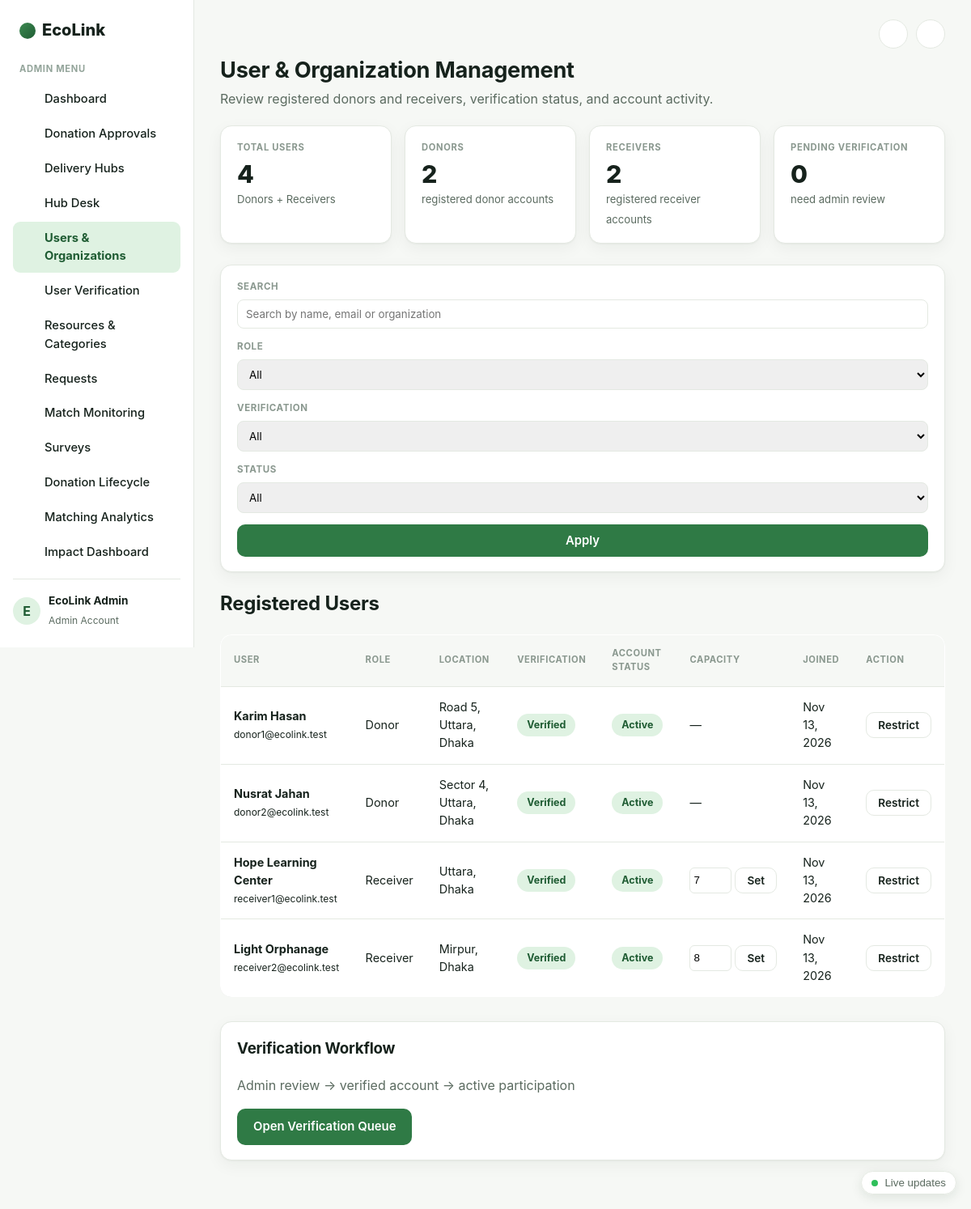
The page /admin/users.php (signed in) on the database its author committed.
### tables this page shows
CREATE TABLE IF NOT EXISTS users (
    user_id             INT AUTO_INCREMENT PRIMARY KEY,
    full_name           VARCHAR(120) NOT NULL,
    email               VARCHAR(190) NOT NULL,
    phone               VARCHAR(40)  NOT NULL DEFAULT '',
    password_hash       VARCHAR(255) NOT NULL,
    role                ENUM('donor','receiver','admin','hub') NOT NULL,
    organization_name   VARCHAR(160) NULL,
    address             VARCHAR(255) NULL,
    pickup_area         VARCHAR(160) NULL,
    latitude            DOUBLE NULL,
    longitude           DOUBLE NULL,
    capacity_score      TINYINT NOT NULL DEFAULT 5,               
    is_verified         TINYINT(1) NOT NULL DEFAULT 0,
    verification_status ENUM('pending','verified','rejected') NOT NULL DEFAULT 'pending',
    email_verified      TINYINT(1) NOT NULL DEFAULT 0,
    status              ENUM('active','suspended') NOT NULL DEFAULT 'active',
    preferred_categories VARCHAR(255) NULL,                       
    typical_quantity    INT NULL,
    preferred_condition ENUM('any','new','like_new','good','fair') NOT NULL DEFAULT 'any',
    recurring_needs     VARCHAR(255) NULL,
    need_description    TEXT NULL,
    notify_matching     TINYINT(1) NOT NULL DEFAULT 1,
    notify_lifecycle    TINYINT(1) NOT NULL DEFAULT 1,
    notify_reminders    TINYINT(1) NOT NULL DEFAULT 1,
    created_at          TIMESTAMP NOT NULL DEFAULT CURRENT_TIMESTAMP,
    UNIQUE KEY uq_users_email (email),
    INDEX idx_users_role (role, status)
);

### config/app.php (called while the page is built, shortened)
<?php
function e(string $str): string {
    return htmlspecialchars($str, ENT_QUOTES, 'UTF-8');
}

### admin/users.php (the view, shortened to what this page needs)
<?php
require_once __DIR__ . '/../config/app.php';
$db = getDB();
$search = trim($_GET['search'] ?? '');
$where = ["role IN ('donor','receiver','hub')"];
$params = [];
$whereSql = implode(' AND ', $where);
$stmt = $db->prepare("SELECT * FROM users WHERE $whereSql ORDER BY created_at DESC LIMIT 40");
$stmt->execute($params);
$rows = $stmt->fetchAll();
$stats = $db->query(
    "SELECT
        SUM(role IN ('donor','receiver')) AS total_users,
        SUM(role = 'donor') AS donors,
        SUM(role = 'receiver') AS receivers,
        SUM(role IN ('donor','receiver','hub') AND verification_status = 'pending') AS pending
     FROM users"
)->fetch();
require_once __DIR__ . '/../includes/header.php';
?>
<h1>User &amp; Organization Management</h1>
<p>Review registered donors and receivers, verification status, and account activity.</p>
<section class="cards-row">
    <div class="mini-card"><span class="eyebrow">Total Users</span><strong><?= (int)$stats['total_users'] ?></strong><span>Donors + Receivers</span></div>
    <div class="mini-card"><span class="eyebrow">Donors</span><strong><?= (int)$stats['donors'] ?></strong><span>registered donor accounts</span></div>
    <div class="mini-card"><span class="eyebrow">Receivers</span><strong><?= (int)$stats['receivers'] ?></strong><span>registered receiver accounts</span></div>
    <div class="mini-card"><span class="eyebrow">Pending Verification</span><strong><?= (int)$stats['pending'] ?></strong><span>need admin review</span></div>
</section>
<form method="get" class="filter-bar">
    <label>Search<input type="text" name="search" placeholder="Search by name, email or organization" value="<?= e($search) ?>"></label>
    <label>Role
        <select name="role">
            <option value="">All</option>
        </select>
    </label>
    <label>Verification
        <select name="verification">
            <option value="">All</option>
        </select>
    </label>
    <label>Status
        <select name="status">
            <option value="">All</option>
        </select>
    </label>
    <button class="btn-accent" type="submit">Apply</button>
</form>
<h2>Registered Users</h2>
<table class="data-table">
    <thead><tr><th>User</th><th>Role</th><th>Location</th><th>Verification</th><th>Account Status</th><th>Capacity</th><th>Joined</th><th>Action</th></tr></thead>
    <tbody>
    <?php foreach ($rows as $u): ?>
        <tr>
            <td><strong><?= e($u['organization_name'] ?: $u['full_name']) ?></strong><br><small><?= e($u['email']) ?></small></td>
            <td><?= $u['role'] === 'hub' ? 'Hub Staff' : e(ucfirst($u['role'])) ?></td>
            <td><?= e($u['address'] ?: '—') ?></td>
            <td><span class="badge badge-<?= e($u['verification_status']) ?>"><?= e(ucfirst($u['verification_status'])) ?></span></td>
            <td><span class="badge badge-<?= $u['status'] === 'active' ? 'active' : 'restricted' ?>"><?= $u['status'] === 'active' ? 'Active' : 'Restricted' ?></span></td>
            <td>
                <?php if ($u['role'] === 'receiver'): ?>
                    <form method="post" style="display:flex; gap:4px;">
                        <input type="number" name="capacity_score" min="1" max="10" value="<?= (int)$u['capacity_score'] ?>" style="width:52px; padding:4px; border:1px solid var(--line); border-radius:6px;">
                        <button class="btn-small btn-secondary" type="submit">Set</button>
                    </form>
                <?php else: ?>—<?php endif; ?>
            </td>
            <td><?= e(date('M d, Y', strtotime($u['created_at']))) ?></td>
            <td>
                <?php if ($u['status'] === 'active'): ?>
                    <form method="post" style="display:inline">
                        <button class="btn-small btn-secondary" name="action" value="suspend" type="submit">Restrict</button>
                    </form>
                <?php endif; ?>
            </td>
        </tr>
    <?php endforeach; ?>
    </tbody>
</table>
<div class="mini-card">
    <h3 style="margin-top:0;">Verification Workflow</h3>
    <p style="color:var(--ink-soft);">Admin review → verified account → active participation</p>
    <a class="btn-accent" href="<?= BASE_URL ?>/admin/verify_users.php">Open Verification Queue</a>
</div>
<?php require_once __DIR__ . '/../includes/footer.php'; ?>

### assets/css/style.css (style rules this page uses)
:root { --ink: #16221c; --ink-soft: #5b6b60; --line: #e4e9e2; --bg: #f6f8f5; --card: #ffffff; --mint: #e6f3e8; --mint-line: #cfe8d2; --forest: #14361f; --forest-2: #1f5c33; --green: #2f7a45; --green-light: #dff2e2; --amber-bg: #fdf1d8; --amber-text: #92650b; --blue-bg: #e2edfb; --blue-text: #1f5aa8; --purple-bg: #f0e6fb; --purple-text: #6b3fa0; --teal-bg: #dcf3ee; --teal-text: #147865; --gray-bg: #eef1ee; --gray-text: #5b6b60; --red-bg: #fbe3e1; --red-text: #a13327; --radius: 14px; --radius-sm: 10px; --shadow: 0 1px 2px rgba(20,30,20,0.04), 0 6px 20px rgba(20,30,20,0.05); }
* { box-sizing: border-box; }
body { margin: 0; font-family: -apple-system, BlinkMacSystemFont, 'Segoe UI', Inter, Roboto, Arial, sans-serif; color: var(--ink); background: var(--bg); line-height: 1.55; -webkit-font-smoothing: antialiased; }
a { color: var(--forest-2); text-decoration: none; }
h1, h2, h3 { color: var(--ink); letter-spacing: -0.01em; }
main.app-main > h1:first-of-type, .app-main h1 { font-size: 1.7rem; margin: 4px 0 2px; }
.app-main > p:first-of-type, .page-subtitle { color: var(--ink-soft); margin: 0 0 20px; }
.btn-primary, .btn-secondary, .btn-small, .btn-accent { display: inline-flex; align-items: center; justify-content: center; gap: 6px; border: none; padding: 11px 20px; border-radius: 10px; font-weight: 600; cursor: pointer; font-size: 0.93rem; font-family: inherit; }
.btn-secondary { background: #fff; color: var(--ink); border: 1px solid var(--line); }
.btn-accent { background: var(--green); color: #fff; }
.btn-small { padding: 7px 14px; font-size: 0.85rem; }
.cards-row { display: grid; grid-template-columns: repeat(auto-fit, minmax(180px, 1fr)); gap: 16px; margin: 0 0 26px; }
.mini-card { background: var(--card); border: 1px solid var(--line); border-radius: var(--radius); box-shadow: var(--shadow); padding: 18px 20px; }
.mini-card .eyebrow, .mini-card > span:first-child { text-transform: uppercase; font-size: 0.7rem; letter-spacing: 0.06em; color: #8a988f; font-weight: 700; display: block; margin-bottom: 8px; }
.mini-card strong { display: block; font-size: 1.9rem; font-weight: 800; line-height: 1.1; }
.mini-card span:last-child, .mini-card small { color: var(--ink-soft); font-size: 0.82rem; }
.data-table { width: 100%; border-collapse: collapse; background: var(--card); border: 1px solid var(--line); border-radius: var(--radius); overflow: hidden; box-shadow: var(--shadow); margin-bottom: 30px; }
.data-table th, .data-table td { padding: 14px 16px; text-align: left; border-bottom: 1px solid var(--line); font-size: 0.9rem; }
.data-table th { background: var(--bg); color: #8a988f; text-transform: uppercase; font-size: 0.7rem; letter-spacing: 0.05em; font-weight: 700; }
.data-table tr:last-child td { border-bottom: none; }
.filter-bar { background: var(--card); border: 1px solid var(--line); border-radius: var(--radius); box-shadow: var(--shadow); padding: 18px 20px; margin-bottom: 20px; display: grid; grid-template-columns: repeat(auto-fit, minmax(140px,1fr)) auto; gap: 14px; align-items: end; }
.filter-bar label { display: flex; flex-direction: column; gap: 6px; font-size: 0.72rem; text-transform: uppercase; letter-spacing: 0.05em; color: #8a988f; font-weight: 700; }
.filter-bar input, .filter-bar select { padding: 9px 10px; border: 1px solid var(--line); border-radius: 8px; font-family: inherit; }
.badge { padding: 4px 12px; border-radius: 999px; font-size: 0.78rem; font-weight: 700; display: inline-block; }
.badge-verified { background: var(--green-light); color: var(--forest-2); }
.badge-active { background: var(--green-light); color: var(--forest-2); }
input, select, textarea, button { max-width: 100%; }
.app-main h1, .app-main h2, .app-main h3 { overflow-wrap: anywhere; }
.table-scroll > .data-table { margin-bottom: 0; min-width: 640px; }

### rows shown on the page
users: full_name "Karim Hasan", email "donor1@ecolink.test", role "Donor", address "Road 5, Uttara, Dhaka", verification_status "Verified", status "Active", created_at "Nov 13, 2026"
users: full_name "Nusrat Jahan", email "donor2@ecolink.test", role "Donor", address "Sector 4, Uttara, Dhaka", verification_status "Verified", status "Active", created_at "Nov 13, 2026"
users: organization_name "Hope Learning Center", email "receiver1@ecolink.test", role "Receiver", address "Uttara, Dhaka", verification_status "Verified", status "Active", capacity_score "7", created_at "Nov 13, 2026"
users: organization_name "Light Orphanage", email "receiver2@ecolink.test", role "Receiver", address "Mirpur, Dhaka", verification_status "Verified", status "Active", capacity_score "8", created_at "Nov 13, 2026"

### other values the page prints
$menu['label'] "ADMIN MENU"
$item['label'] "Dashboard"
$item['label'] "Donation Approvals"
$item['label'] "Delivery Hubs"
$item['label'] "Hub Desk"
$item['label'] "Users & Organizations"
$item['label'] "User Verification"
$item['label'] "Resources & Categories"
$item['label'] "Requests"
$item['label'] "Match Monitoring"
$item['label'] "Surveys"
$item['label'] "Donation Lifecycle"
$item['label'] "Matching Analytics"
$item['label'] "Impact Dashboard"
substr($_SESSION['full_name'] ?? 'U', 0, 1) "E"
